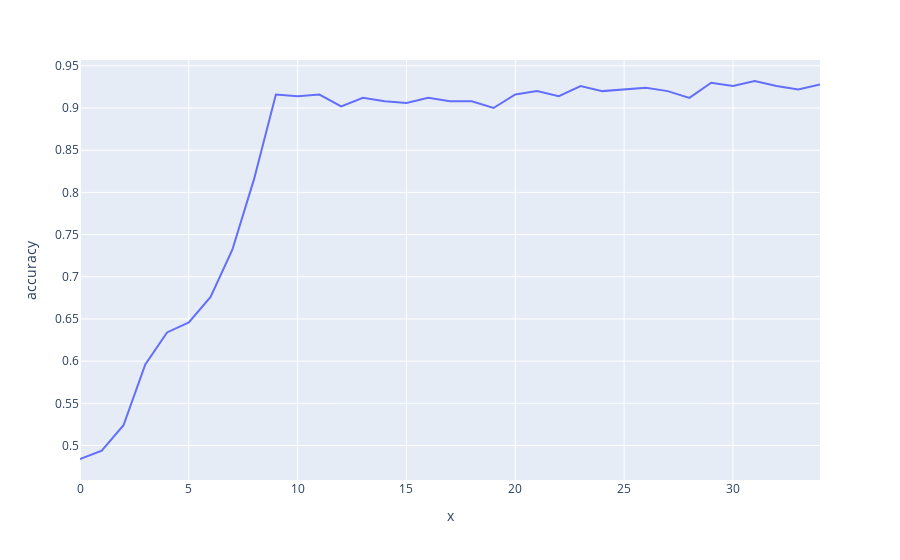

Notebook source saved alongside this figure:
### Code cell
px.line(data_frame=pd.DataFrame(fit_history.history),
        x=np.arange(0,EPOCHS),
        y="accuracy")

### Figure 1 — Plotly figure (JSON) as saved in the notebook; plotly's stock layout.template omitted (floating-point values rounded to 4 significant figures)
{"data": [{"hovertemplate": "x=%{x}<br>accuracy=%{y}<extra></extra>", "legendgroup": "", "line": {"color": "#636efa", "dash": "solid"}, "marker": {"symbol": "circle"}, "mode": "lines", "name": "", "orientation": "v", "showlegend": false, "type": "scatter", "x": [0, 1, 2, 3, 4, 5, 6, 7, 8, 9, 10, 11, 12, 13, 14, 15, 16, 17, 18, 19, 20, 21, 22, 23, 24, 25, 26, 27, 28, 29, 30, 31, 32, 33, 34], "xaxis": "x", "y": [0.484, 0.494, 0.524, 0.596, 0.634, 0.646, 0.676, 0.732, 0.816, 0.916, 0.914, 0.916, 0.902, 0.912, 0.908, 0.906, 0.912, 0.908, 0.908, 0.9, 0.916, 0.92, 0.914, 0.926, 0.92, 0.922, 0.924, 0.92, 0.912, 0.93, 0.926, 0.932, 0.926, 0.922, 0.928], "yaxis": "y"}], "layout": {"legend": {"tracegroupgap": 0}, "margin": {"t": 60}, "xaxis": {"anchor": "y", "domain": [0, 1], "title": {"text": "x"}}, "yaxis": {"anchor": "x", "domain": [0, 1], "title": {"text": "accuracy"}}}}
